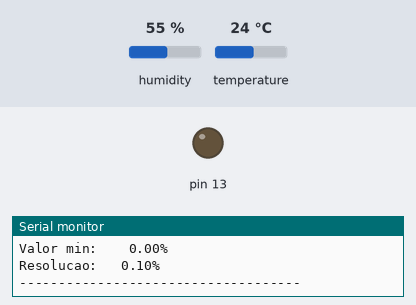
Recording of a sketch running on a simulated Arduino Uno, built with avr-gcc and run on an emulated ATmega328P. Parts: output pins drawn as LEDs (lit = HIGH), the last lines printed to the serial monitor. Inputs (shaded band) come from the test bench; at power-on: humidity 55 %, temperature 24 °C.

Above: at 5.2 s.
At 10.22 s:
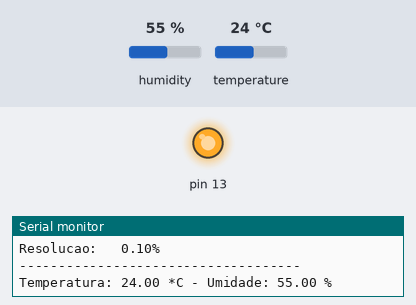
Timing chart, 0 to 13.3 s (numbered marks = the images above):
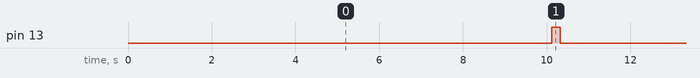

Measured:
- by itself, pin 13: alternates HIGH for 0.20 s and LOW for 9.8 s

The sketch:

Temp_Humidade_V1_sketch_may21b.ino
```cpp
// Arduino - Sensor DHT - Umidade e Temperatura
// Adafruit Unified Sensor Library: https://github.com/adafruit/Adafruit_Sensor

#include <Adafruit_Sensor.h>                       // Biblioteca DHT Sensor Adafruit
#include <DHT.h>
#include <DHT_U.h>

#define DHTTYPE DHT22                             // Sensor DHT22 ou AM2302

#define DHTPIN 2                                   // Pino do Arduino conectado no Sensor(Data)
DHT_Unified dht(DHTPIN, DHTTYPE);                  // configurando o Sensor DHT - pino e tipo
uint32_t delayMS;                                  // variável para atraso no tempo

String temperatura = "";
String umidade = "";

void setup()
{
  Serial.begin(9600);                             // monitor serial 9600 bps
  dht.begin();                                    // inicializa a função

  Serial.println("Usando o Sensor DHT");
  sensor_t sensor;
  dht.temperature().getSensor(&sensor);           // imprime os detalhes do Sensor de Temperatura
  Serial.println("------------------------------------");
  Serial.println("Temperatura");
  Serial.print  ("Sensor:       "); Serial.println(sensor.name);
  Serial.print  ("Valor max:    "); Serial.print(sensor.max_value); Serial.println(" *C");
  Serial.print  ("Valor min:    "); Serial.print(sensor.min_value); Serial.println(" *C");
  Serial.print  ("Resolucao:   "); Serial.print(sensor.resolution); Serial.println(" *C");
  Serial.println("------------------------------------");

  dht.humidity().getSensor(&sensor);            // imprime os detalhes do Sensor de Umidade
  Serial.println("------------------------------------");
  Serial.println("Umidade");
  Serial.print  ("Sensor:       "); Serial.println(sensor.name);
  Serial.print  ("Valor max:    "); Serial.print(sensor.max_value); Serial.println("%");
  Serial.print  ("Valor min:    "); Serial.print(sensor.min_value); Serial.println("%");
  Serial.print  ("Resolucao:   "); Serial.print(sensor.resolution); Serial.println("%");
  Serial.println("------------------------------------");
  //delayMS = sensor.min_delay / 1000;            // define o atraso entre as leituras

  // initialize digital pin LED_BUILTIN as an output.
  pinMode(13, OUTPUT);
}

void loop()
{
  digitalWrite(13, LOW);                        // led apagado

  delay(9800);                                 //intervalo de 10 segundos entre cada medição
  sensors_event_t event;                        // inicializa o evento da Temperatura

  dht.temperature().getEvent(&event);           // faz a leitura da Temperatura
  if (isnan(event.temperature))                 // se algum erro na leitura
  {
    temperatura = "";                           //zera o valor da variável
    Serial.println("Erro na leitura da Temperatura!");
  }
  else
  {
    temperatura = "Temperatura: " + (String)event.temperature + " *C";
  }
  dht.humidity().getEvent(&event);              // faz a leitura de umidade
  if (isnan(event.relative_humidity))           // se algum erro na leitura
  {
    umidade = "";                               //zera o valor da variável
    Serial.println("Erro na leitura da Umidade!");
  }
  else
  {
    umidade = "Umidade: " + (String)event.relative_humidity + " %";
  }

  if ((temperatura != "") && (umidade != ""))
  {
    Serial.println(temperatura + " - " + umidade);
  }

  digitalWrite(13, HIGH);                       // pisca o led para sinalizar uma coleta de temperatura e umidade
  delay(200);                                   // 200ms on

}
```
